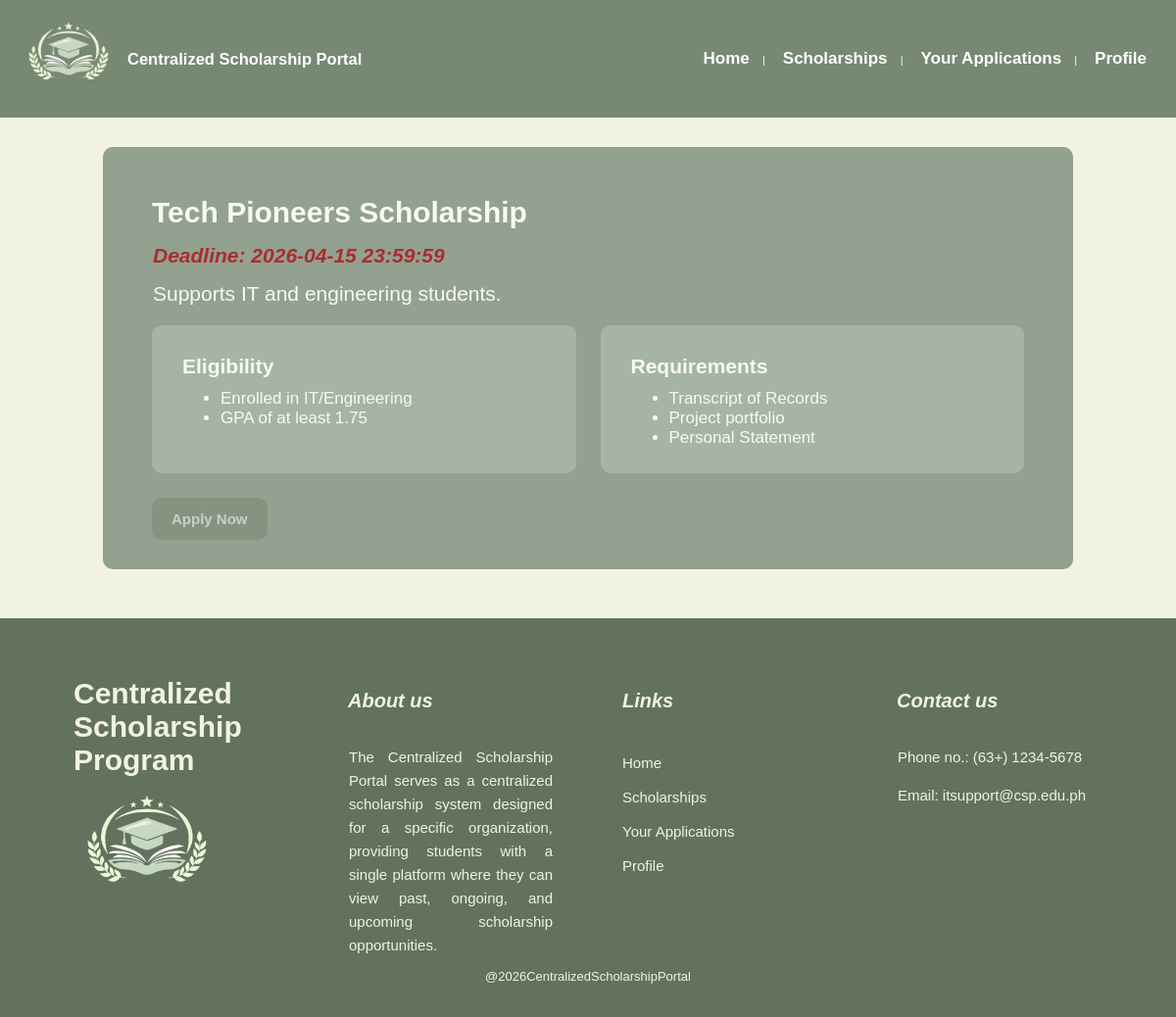
The app's page /Frontends/Client-side/ongoingSch.php?id=3 (signed in) with its own data.
### tables this page shows
CREATE TABLE `SCHOLARSHIPS` (
  `scholarship_id` int(11) NOT NULL,
  `title` varchar(45) NOT NULL,
  `description` varchar(45) NOT NULL,
  `deadline` datetime NOT NULL,
  `eligibility` text NOT NULL,
  `requirements` text NOT NULL,
  `release_status` enum('Draft','Published') NOT NULL,
  `status` enum('Completed','Ongoing','Upcoming') NOT NULL,
  `created_by` int(11) NOT NULL,
  `created_at` datetime NOT NULL
);

### Frontends/Client-side/ongoingSch.php (the view, shortened to what this page needs)
<?php
include("../../db_connect.php");
$scholarship_id = $_GET['id'];
$getScholar = "SELECT * FROM SCHOLARSHIPS WHERE scholarship_id='$scholarship_id'";
$result = mysqli_query($conn, $getScholar);
$scholar = mysqli_fetch_assoc($result);
$account_id = $_SESSION['account_id'];
$getStudID = mysqli_query($conn, "SELECT student_id FROM STUDENTS WHERE account_id='$account_id'");
if ($getStudID && mysqli_num_rows($getStudID) > 0) {
    $row = mysqli_fetch_assoc($getStudID);
    $student_id = $row['student_id'];
} else {
    die("Student record not found.");
}
$appCheckQuery = "SELECT * FROM APPLICATIONS
                  WHERE scholarship_id = $scholarship_id
                  AND student_id = $student_id";
$appResult = mysqli_query($conn, $appCheckQuery);
$alreadyApplied = false;
$applicationStatus = '';
if (mysqli_num_rows($appResult) > 0) {
    $alreadyApplied = true;
    $application = mysqli_fetch_assoc($appResult);
    $applicationStatus = $application['status'];
}
?>
<html>
    <head>
        <link rel="stylesheet" href="client_scholarship.css">
    </head>
    <body>
        <header>
            <section class="brand">
                <img src="../icons/CSP_logo.png" id="logo" alt="logo icon">
                <h1>Centralized Scholarship Portal</h1>
            </section>
            <nav>
                <a href="home.php">Home</a> |
                <a href="scholarList.php">Scholarships</a> |
                <a href="your-applications.php">Your Applications</a> |
                <a href="user-profile.php">Profile</a>
            </nav>
        </header>
        <section id="scholarshipBox">
            <h4><?php echo $scholar['title']; ?></h4>
            <p class="deadlineText">Deadline: <?php echo $scholar['deadline']; ?></p>
            <p><?php echo $scholar['description']; ?></p>
            <section id="detailBox">
                <section>
                    <p>Eligibility</p>
                    <ul>
                        <?php
                        $eligibility_str = str_replace('\r\n', "\n", $scholar['eligibility']);
                        $eligibility = explode("\n", $eligibility_str);
                        foreach ($eligibility as $item) {
                            $item = trim($item);
                            if ($item !== "") {
                                echo "<li>" . htmlspecialchars($item) . "</li>";
                            }
                        }
                        ?>
                    </ul>
                </section>
                <section>
                    <p>Requirements</p>
                    <ul>
                        <?php
                        $requirements = explode("\n", $scholar['requirements']);
                        foreach($requirements as $item){
                            if(trim($item) != "") echo "<li>$item</li>";
                        }
                        ?>
                    </ul>
                </section>
            </section>
            <?php if (!$alreadyApplied || $applicationStatus == 'Draft'): ?>
                <a class="buttons" href="application-form.php?id=<?php echo $scholar['scholarship_id']; ?>">Apply Now</a>
            <?php else: ?>
                <a class="buttons" style="opacity: 0.5; cursor: not-allowed;" title="Cannot apply - already applied">Apply Now</a>
            <?php endif; ?>
        </section>
        <footer>
            <section class="footerContainer">
                <section>
                    <h4>Centralized Scholarship Program</h4>
                    <img src="../icons/CSP_logo.png" id="logo" alt="logo icon">
                </section>
                <section>
                    <h5>About us</h5>
                     <p>
                        The Centralized Scholarship Portal serves as a centralized
                        scholarship system designed for a specific organization,
                        providing students with a single platform where they can
                        view past, ongoing, and upcoming scholarship opportunities.
                    </p>
                </section>
                <section>
                    <h5>Links</h5>
                    <a href="home.php">Home</a>
                    <a href="scholarList.php">Scholarships</a>
                    <a href="your-applications.php">Your Applications</a>
                    <a href="user-profile.php">Profile</a>
                </section>
                <section>
                    <h5>Contact us</h5>
                    <p>Phone no.: (63+) 1234-5678</p>
                    <p>Email: itsupport@csp.edu.ph</p>
                </section>
            </section>
            <p id="copyright">@2026CentralizedScholarshipPortal</p>
        </footer>
    </body>
</html>

### Frontends/Client-side/client_scholarship.css (style rules this page uses)
body { font-family: 'Verdana', sans-serif; font-size: 11px; color: #778873; background-color: #F1F3E0; margin: 0; }
header { color: white; background-color: #778873; display: flex; justify-content: space-between; align-items: center; padding: 10px 20px; gap: 10px; }
.brand { display: flex; align-items: center; gap: 10px; }
#logo { width: 100px; height: auto; }
h1 { margin: 0; }
nav a { font-size: 17px; margin-left: 15px; margin-right: 10px; text-decoration: none; color: white; font-weight: bold; }
#scholarshipBox { margin: 30px 105px; padding: 30px 50px; background-color: #93a190; border-radius: 10px; color: #f8f9f1; }
#detailBox { border-radius: 10px; margin-top: 20px; display: grid; grid-template-columns: repeat(2, 1fr); gap: 25px; }
#detailBox section { background-color: #a6b5a3; padding: 15px 30px; border-radius: 10px; margin-bottom: 10px; }
#detailBox p { font-weight: bold; }
li { font-size: 17px; }
h4 { font-size: 30px; margin-top: 20px; margin-bottom: 0; }
p { font-size: 21px; margin: 15px 1px 10px; }
.buttons { font-size: 15px; font-weight: bold; display: inline-block; margin-top: 15px; padding: 13px 20px; background-color: #778873; color: white; text-decoration: none; border-radius: 10px; }
.deadlineText { color: #a92d2d; font-weight: bold; font-style: italic; }
footer { background-color: #62725e; color: #F1F3E0; padding: 40px 75px 20px; margin-top: 50px; }
footer .footerContainer { display: grid; grid-template-columns: repeat(4, 1fr); column-gap: 70px; row-gap: 20px; }
footer p, footer a { font-size: 15px; font-weight:lighter; text-align:justify; }
footer a { display: block; padding: 9px 0; color: #F1F3E0; text-decoration: none; }
footer p { line-height: 1.6; }
footer h4 { font-size: 30px; margin-bottom: 0; }
footer h5 { font-size: 20px; font-style:italic; }
#copyright { font-size: 13px; color: #F1F3E0; grid-column: 1 / -1; text-align: center; margin-top: 0; }
footer #logo { width: 150px; margin-top: 0; }

### records on screen
scholarships: title "Tech Pioneers Scholarship", deadline "2026-04-15 23:59:59", description "Supports IT and engineering students.", eligibility "Enrolled in IT/Engineering", eligibility "GPA of at least 1.75", requirements "Transcript of Records", requirements "Project portfolio", requirements "Personal Statement"
